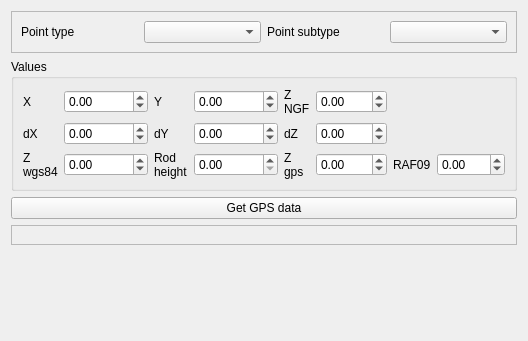
<?xml version="1.0" encoding="UTF-8"?>
<ui version="4.0">
 <class>Form_base3</class>
 <widget class="QWidget" name="Form_base3">
  <property name="geometry">
   <rect>
    <x>0</x>
    <y>0</y>
    <width>487</width>
    <height>341</height>
   </rect>
  </property>
  <property name="windowTitle">
   <string>Form</string>
  </property>
  <layout class="QVBoxLayout" name="verticalLayout">
   <item>
    <widget class="QFrame" name="frame">
     <property name="frameShape">
      <enum>QFrame::StyledPanel</enum>
     </property>
     <property name="frameShadow">
      <enum>QFrame::Raised</enum>
     </property>
     <layout class="QGridLayout" name="gridLayout">
      <item row="0" column="2">
       <widget class="QLabel" name="label_2">
        <property name="text">
         <string>Point subtype</string>
        </property>
       </widget>
      </item>
      <item row="0" column="0">
       <widget class="QLabel" name="label">
        <property name="text">
         <string>Point type</string>
        </property>
       </widget>
      </item>
      <item row="0" column="1">
       <widget class="QComboBox" name="comboBox_type"/>
      </item>
      <item row="0" column="3">
       <widget class="QComboBox" name="comboBox_subtype"/>
      </item>
     </layout>
    </widget>
   </item>
   <item>
    <widget class="QGroupBox" name="groupBox_2">
     <property name="title">
      <string>Values</string>
     </property>
     <layout class="QGridLayout" name="gridLayout_2">
      <item row="0" column="1">
       <widget class="QDoubleSpinBox" name="doubleSpinBox_X">
        <property name="minimum">
         <double>-1.000000000000000</double>
        </property>
        <property name="maximum">
         <double>9999999.000000000000000</double>
        </property>
       </widget>
      </item>
      <item row="4" column="0">
       <widget class="QLabel" name="label_13">
        <property name="text">
         <string>Z wgs84</string>
        </property>
        <property name="wordWrap">
         <bool>true</bool>
        </property>
       </widget>
      </item>
      <item row="1" column="3">
       <widget class="QDoubleSpinBox" name="doubleSpinBox_dY">
        <property name="minimum">
         <double>-1.000000000000000</double>
        </property>
       </widget>
      </item>
      <item row="1" column="2">
       <widget class="QLabel" name="label_14">
        <property name="text">
         <string>dY</string>
        </property>
       </widget>
      </item>
      <item row="0" column="4">
       <widget class="QLabel" name="label_11">
        <property name="text">
         <string>Z NGF</string>
        </property>
        <property name="wordWrap">
         <bool>true</bool>
        </property>
       </widget>
      </item>
      <item row="1" column="4">
       <widget class="QLabel" name="label_15">
        <property name="text">
         <string>dZ</string>
        </property>
       </widget>
      </item>
      <item row="1" column="5">
       <widget class="QDoubleSpinBox" name="doubleSpinBox_dZ">
        <property name="minimum">
         <double>-1.000000000000000</double>
        </property>
       </widget>
      </item>
      <item row="1" column="1">
       <widget class="QDoubleSpinBox" name="doubleSpinBox_dX">
        <property name="minimum">
         <double>-1.000000000000000</double>
        </property>
       </widget>
      </item>
      <item row="4" column="3">
       <widget class="QDoubleSpinBox" name="doubleSpinBox_hautperche"/>
      </item>
      <item row="4" column="2">
       <widget class="QLabel" name="label_22">
        <property name="text">
         <string>Rod height</string>
        </property>
        <property name="wordWrap">
         <bool>true</bool>
        </property>
       </widget>
      </item>
      <item row="0" column="2">
       <widget class="QLabel" name="label_9">
        <property name="text">
         <string>Y</string>
        </property>
       </widget>
      </item>
      <item row="1" column="0">
       <widget class="QLabel" name="label_7">
        <property name="text">
         <string>dX</string>
        </property>
       </widget>
      </item>
      <item row="0" column="0">
       <widget class="QLabel" name="label_5">
        <property name="text">
         <string>X</string>
        </property>
       </widget>
      </item>
      <item row="0" column="3">
       <widget class="QDoubleSpinBox" name="doubleSpinBox_Y">
        <property name="minimum">
         <double>-1.000000000000000</double>
        </property>
        <property name="maximum">
         <double>9999999.000000000000000</double>
        </property>
       </widget>
      </item>
      <item row="0" column="5">
       <widget class="QDoubleSpinBox" name="doubleSpinBox_Z">
        <property name="enabled">
         <bool>true</bool>
        </property>
        <property name="minimum">
         <double>-100.000000000000000</double>
        </property>
        <property name="maximum">
         <double>9999.000000000000000</double>
        </property>
       </widget>
      </item>
      <item row="4" column="1">
       <widget class="QDoubleSpinBox" name="doubleSpinBox_Zwgs84">
        <property name="minimum">
         <double>-100.000000000000000</double>
        </property>
        <property name="maximum">
         <double>9999.000000000000000</double>
        </property>
       </widget>
      </item>
      <item row="4" column="5">
       <widget class="QDoubleSpinBox" name="doubleSpinBox_Zgps">
        <property name="minimum">
         <double>-100.000000000000000</double>
        </property>
        <property name="maximum">
         <double>9999.000000000000000</double>
        </property>
       </widget>
      </item>
      <item row="4" column="4">
       <widget class="QLabel" name="label_18">
        <property name="text">
         <string>Z gps</string>
        </property>
        <property name="wordWrap">
         <bool>true</bool>
        </property>
       </widget>
      </item>
      <item row="4" column="6">
       <widget class="QLabel" name="label_16">
        <property name="text">
         <string>RAF09</string>
        </property>
        <property name="wordWrap">
         <bool>true</bool>
        </property>
       </widget>
      </item>
      <item row="4" column="7">
       <widget class="QDoubleSpinBox" name="doubleSpinBox_raf09">
        <property name="minimum">
         <double>-999.000000000000000</double>
        </property>
        <property name="maximum">
         <double>999.000000000000000</double>
        </property>
       </widget>
      </item>
     </layout>
    </widget>
   </item>
   <item>
    <widget class="QPushButton" name="pushButton_catchvalues">
     <property name="text">
      <string>Get GPS data</string>
     </property>
    </widget>
   </item>
   <item>
    <widget class="QFrame" name="frame_gps">
     <property name="frameShape">
      <enum>QFrame::StyledPanel</enum>
     </property>
     <property name="frameShadow">
      <enum>QFrame::Raised</enum>
     </property>
     <layout class="QVBoxLayout" name="verticalLayout_3"/>
    </widget>
   </item>
   <item>
    <spacer name="verticalSpacer">
     <property name="orientation">
      <enum>Qt::Vertical</enum>
     </property>
     <property name="sizeHint" stdset="0">
      <size>
       <width>20</width>
       <height>40</height>
      </size>
     </property>
    </spacer>
   </item>
  </layout>
 </widget>
 <resources/>
 <connections/>
</ui>
